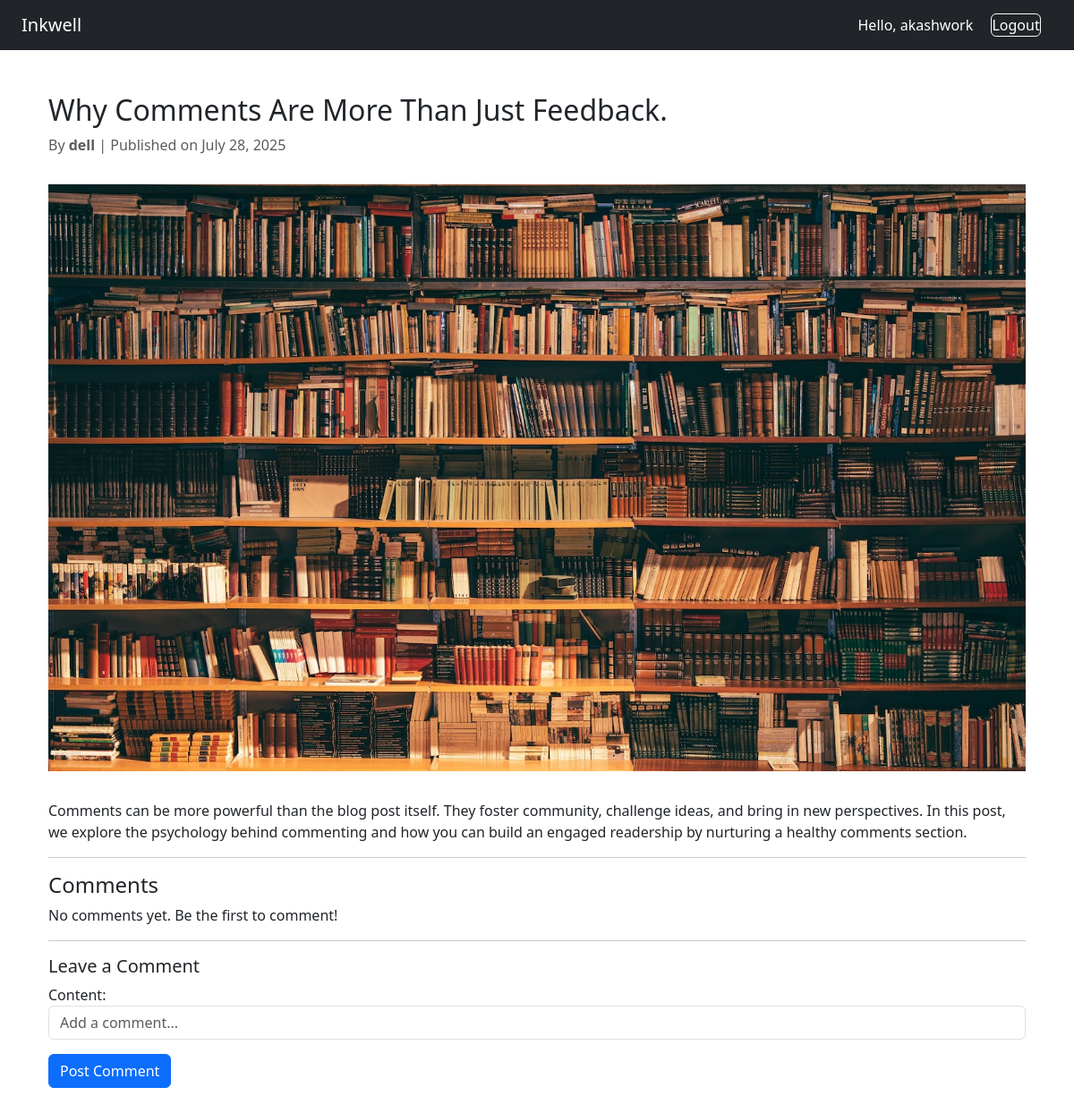
/detail/why-comments-are-more-than-just-feedback (signed in), run on the app's committed database.
### blogs/models.py (models this page shows, shortened)
class TimestampModel(models.Model):
    created_at = models.DateTimeField(auto_now_add=True)
    updated_at = models.DateTimeField(auto_now=True)
    class Meta:
        abstract = True

class BlogPost(TimestampModel):
    id = models.UUIDField(default=uuid.uuid4, unique=True, primary_key=True)
    title = models.CharField(max_length=250)
    image = models.ImageField(upload_to=GenerateImagePath())
    slug = models.SlugField(blank=True, unique=True)
    content = models.TextField()
    author = models.ForeignKey(
        Author, on_delete=models.SET_NULL, null=True, related_name="posts"
    )
    excerpt = models.CharField(max_length=500, blank=True, null=True)
    is_published = models.BooleanField(default=False)
    published_at = models.DateTimeField(null=True, blank=True)
    status = models.CharField(
        choices=Status.choices, default=Status.DRAFT, max_length=20
    )
    objects = models.Manager()
    publishes = PublishManger()
    class Meta:
        ordering = ["-created_at"]
        indexes = [
            models.Index(fields=["title"]),
            models.Index(fields=["is_published", "published_at"]),
        ]

class Author(TimestampModel):
    id = models.UUIDField(default=uuid.uuid4, unique=True, primary_key=True)
    user = models.OneToOneField(User, on_delete=models.CASCADE, related_name="author")
    first_name = models.CharField(max_length=250)
    last_name = models.CharField(max_length=250)
    email = models.EmailField(unique=True)
    class Meta:
        ordering = ["-created_at"]
        indexes = [models.Index(fields=["email"])]

class Comment(TimestampModel):
    id = models.UUIDField(default=uuid.uuid4, unique=True, primary_key=True)
    author = models.ForeignKey(
        Author,
        on_delete=models.SET_NULL,
        blank=True,
        null=True,
        related_name="comments",
    )
    content = models.TextField()
    parent = models.ForeignKey(
        "self", on_delete=models.CASCADE, null=True, blank=True, related_name="replies"
    )
    post = models.ForeignKey(
        BlogPost, on_delete=models.CASCADE, related_name="comments"
    )
    class Meta:
        ordering = ["-created_at"]

### blogs/views.py (the view, shortened to what this page needs)
# urls.py: path("detail/<slug:slug>", views.BlogDetailView.as_view(), name="blog_detail"),
@method_decorator(login_required, name="dispatch")
class BlogDetailView(DetailView):
    model = BlogPost
    template_name = "blogs/blog_detail.html"
    context_object_name = "blog"
    slug_field = "slug"
    slug_url_kwarg = "slug"
    def get_context_data(self, **kwargs):
        context = super().get_context_data(**kwargs)
        context["comments"] = self.object.comments.filter(
            parent__isnull=True
        ).prefetch_related("replies")
        context["comment_form"] = CommentForm()
        return context

### blogs/forms.py
class CommentForm(forms.ModelForm):
    class Meta:
        model = Comment
        fields = ["content"]
        widgets = {
            "content": forms.TextInput(
                attrs={"class": "form-control", "placeholder": "Add a comment..."}
            )
        }

### blogs/templates/blogs/blog_detail.html (shortened to what this page needs)
{% extends 'base.html' %}
{% block content %}
<div class="container my-4">
  <h2>{{ blog.title }}</h2>
  <p class="text-muted">
    By <strong>{{ blog.author.user.username }}</strong> |
    Published on {{ blog.published_at|date:"F d, Y" }}
  </p>
  {% if blog.image %}
    <img src="{{ blog.image.url }}" class="img-fluid im my-3" alt="Blog Image">
  {% endif %}
  <p>{{ blog.content|linebreaks }}</p>
  <hr>
  <h4>Comments</h4>
  {% for comment in comments %}
    <div class="border p-3 mb-3">
      <strong>{{ comment.author.user.username }}</strong>: {{ comment.content }}
      <a href="#" class="reply-toggle text-primary ms-2" data-id="{{ comment.id }}">Reply</a>
      {% for reply in comment.replies.all %}
        <div class="border-start ps-3 mt-2">
          <strong>{{ reply.author.user.username }}</strong>: {{ reply.content }}
        </div>
      {% endfor %}
      <form method="post" class="reply-form mt-3 d-none" id="reply-form-{{ comment.id }}">
        {% csrf_token %}
        <input type="hidden" name="parent_id" value="{{ comment.id }}">
        {{ comment_form.as_p }}
        <button type="submit" class="btn btn-sm btn-secondary">Post Reply</button>
      </form>
    </div>
  {% empty %}
    <p>No comments yet. Be the first to comment!</p>
  {% endfor %}
  <hr>
  <h5>Leave a Comment</h5>
  <form method="post">
    {{ comment_form.as_p }}
    <button type="submit" class="btn btn-primary">Post Comment</button>
  </form>
</div>
{% endblock %}

### templates/base.html (shortened to what this page needs)
{% load static %}
<!DOCTYPE html>
<html lang="en">
  <head>
    <link
    href = "{% static 'css/bootstrap.min.css' %}"
      rel="stylesheet"
    />
  </head>
  <body>
    <nav class="navbar navbar-expand-lg navbar-dark bg-dark px-4">
      <a class="navbar-brand" href="{% url 'blogs:blog_list' %}">Inkwell</a>
      <div class="ms-auto">
        {% if user.is_authenticated %}
        <span class="text-white me-3">Hello, {{ user.username }}</span>
       <form method="post" action="{% url 'account:logout' %}" style="display: inline;">
        <button type="submit" class="btn btn-outline-light p-0 m-0 align-baseline" style="color: #fff;">
            Logout
        </button>
        </form>
        {% endif %}
      </div>
    </nav>
    <div class="container py-4">
       {% block content %}{% endblock %}
    </div>
  </body>
</html>

### data on the page
BlogPost: title "Why Comments Are More Than Just Feedback.", author.user.username "dell", published_at "July 28, 2025", image (picture), content "Comments can be more powerful than the blog post itself. They foster community, challenge ideas, and bring in new perspectives. In this post, we explore the psychology behind commenting and how you can build an engaged readership by nurturing a healthy comments section."

### other printed values
{{ user.username }} "akashwork"
